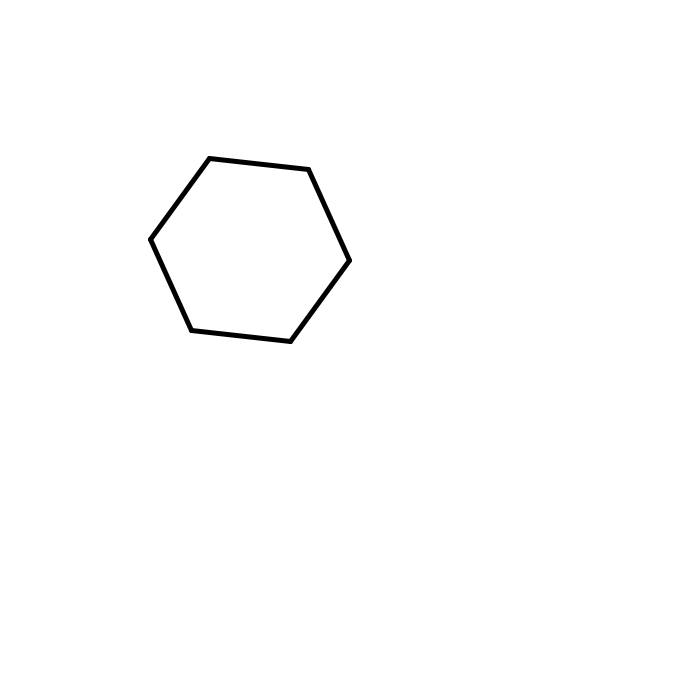
Frame 1 (no input)
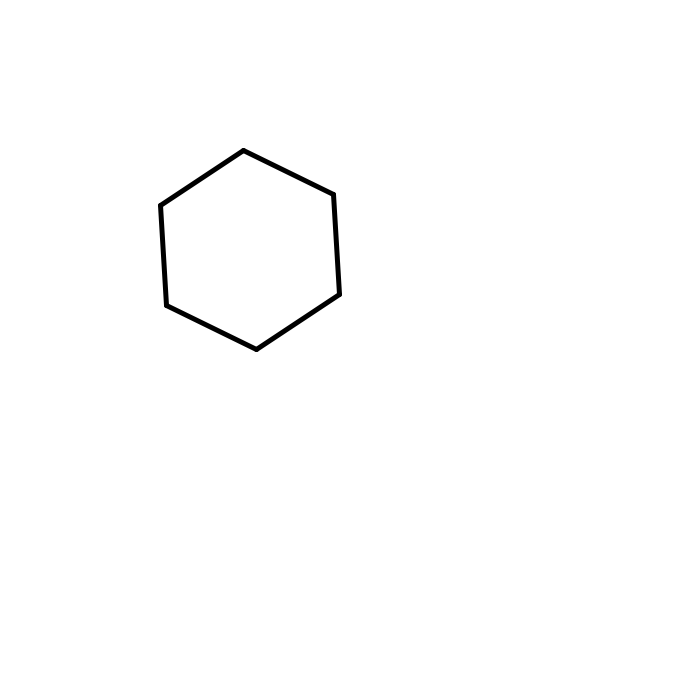
Frame 60 (the mouse pressed at the canvas centre just before this capture)
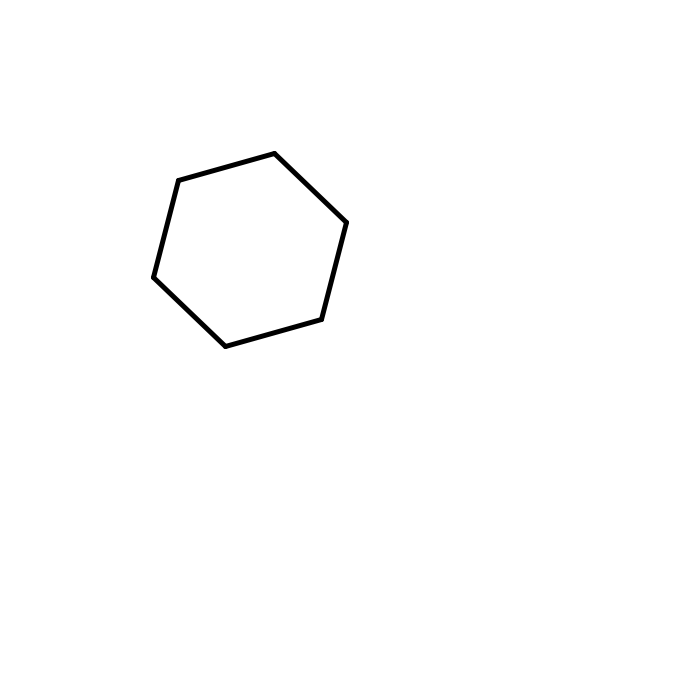
Frame 120 (the mouse held since frame 60 and released just before this capture)

The Processing sketch that drew these frames (run headless with seeded random() and noise(); from frame 60 on, the mouse is pressed at the canvas centre):

// Processing sketch: Polygon
// ── Polygon.pde
int sides=6;
float r=100;
float cx=250;
float cy=250;
float angle=20;
float speed=1;

void setup() {
  size(700, 700);
  stroke(0);
  strokeWeight(5);
} //setup()

void draw() {
  background(255);
  drawPolygon(angle);
  angle+=speed;
} //draw()

void drawPolygon(float ang) {
  for (int i=0; i<sides; i++) {
    float x1=cx+r*cos(ang);
    float y1=cy+r*sin(ang);

    ang+=TWO_PI/sides;
    float x2=cx+r*cos(ang);
    float y2=cy+r*sin(ang);

    line(x1, y1, x2, y2);
  }
} //polygon()
